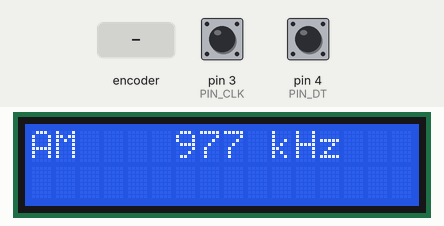
This sketch was run on a simulated Arduino Uno, built with avr-gcc and run on an emulated ATmega328P. On the bench: 16×2 character LCD. Inputs (shaded band) come from the test bench; at power-on: pin 3 (PIN_CLK) HIGH, pin 4 (PIN_DT) HIGH. What the sketch prints to the serial monitor is not drawn.

Above: at 1.2 s.
1.3 s: rotary encoder on pin 3 (PIN_CLK) / pin 4 (PIN_DT) turned 3 steps (first pin leading)
At 3.0 s:
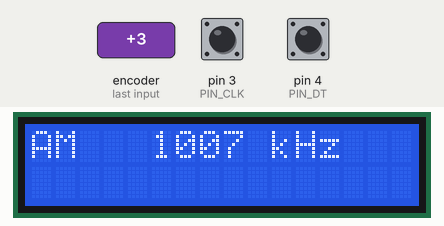
3.4 s: rotary encoder on pin 3 (PIN_CLK) / pin 4 (PIN_DT) turned 1 step (first pin leading)
At 3.8 s:
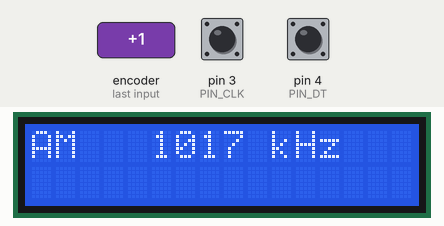
5.1 s: rotary encoder on pin 3 (PIN_CLK) / pin 4 (PIN_DT) turned 1 step (first pin leading)
At 5.6 s:
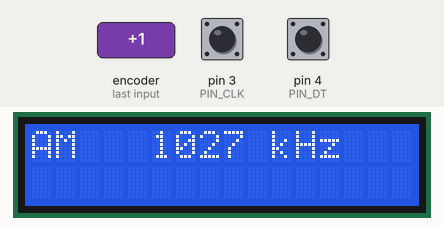
Timing chart, 0 to 8.1 s (numbered marks = the images above; inputs shaded):
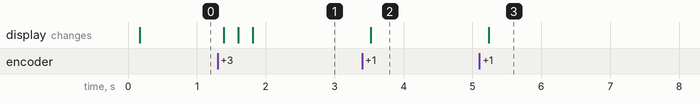

Measured:
- after the input at 1.3 s, the display: first changes after 0.09 s (image 1 shows a later state)
- after the input at 3.4 s, the display: changes after 0.12 s (image 2)
- after the input at 5.1 s, the display: changes after 0.14 s (image 3)

The sketch:

RadioIdeas.ino
```cpp
#include <Wire.h>
#include <hd44780.h>
#include <hd44780ioClass/hd44780_I2Cexp.h>

#define PIN_CLK 3
#define PIN_DT 4

enum FrequencyType {
  FM, AM
};

hd44780_I2Cexp lcd;

FrequencyType type = AM;
int frequency = 977;
// int amFrequency = 800;
int lastFrequency;

volatile int lastClkState = LOW;
volatile int count;
int lastCount;

void setup() {
  Serial.begin(9600);

  pinMode(PIN_CLK, INPUT);
  pinMode(PIN_DT, INPUT);

  attachInterrupt(digitalPinToInterrupt(PIN_CLK), pollRotaryEncoder, CHANGE);

  int status = lcd.begin(16, 2);
  if (status) {
    hd44780::fatalError(status);
  }
}

void loop() {
  delay(100);

  UpdateCurrentFrequency();

  if (frequency != lastFrequency) {
    lastFrequency = frequency;

    PrintStationData();
  }

  Serial.print("Count: ");
  Serial.println(count);
}

void UpdateCurrentFrequency() {
  int currentCount = count;

  if (currentCount != lastCount) {
    int delta = currentCount - lastCount;

    if (type == FM) {
      frequency += delta * 2;
    } else if (type == AM) {
      frequency += delta * 10;
    }

    lastCount = currentCount;
  }
}

void PrintStationData() {
  String freq = String(frequency);
  if (type == FM) {
    int length = freq.length();
    freq = freq.substring(0, length-1) + '.' + freq.substring(length-1, length);
  }

  String modulation;
  String unit;
  int cursorPosition;
  GetFrequencyTypeInfo(type, modulation, unit, cursorPosition);

  lcd.setCursor(0, 0);
  lcd.print(modulation);

  lcd.setCursor(5, 0);
  if ((freq.length() == 4 && type == FM) || (freq.length() == 3 && type == AM))
    lcd.print(" ");
  lcd.print(freq);

  lcd.setCursor(cursorPosition, 0);
  lcd.print(unit);
}

void GetFrequencyTypeInfo(FrequencyType type, String& modulation, String& unit, int& cursorPosition) {
  if (type == FM) {
    modulation = "FM";
    unit = "MHz";
    cursorPosition = 11;
  } else if (type == AM) {
    modulation = "AM";
    unit = "kHz";
    cursorPosition = 10;
  }
}

void pollRotaryEncoder() {
  int currentClkState = digitalRead(PIN_CLK);

  if (lastClkState == LOW && currentClkState == HIGH) {
    if (digitalRead(PIN_DT) == HIGH) {
      count--;
    } else {
      count++;
    }
  }
}
```
